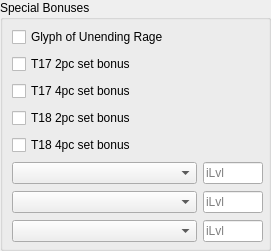
        <widget class="QGroupBox" name="groupBox_3">
         <property name="geometry">
          <rect>
           <x>10</x>
           <y>290</y>
           <width>271</width>
           <height>251</height>
          </rect>
         </property>
         <property name="title">
          <string>Special Bonuses</string>
         </property>
         <widget class="QWidget" name="layoutWidget">
          <property name="geometry">
           <rect>
            <x>12</x>
            <y>26</y>
            <width>251</width>
            <height>221</height>
           </rect>
          </property>
          <layout class="QVBoxLayout" name="verticalLayout_8">
           <item>
            <widget class="QCheckBox" name="checkGlyphOfUnendingRage">
             <property name="text">
              <string>Glyph of Unending Rage</string>
             </property>
            </widget>
           </item>
           <item>
            <widget class="QCheckBox" name="checkT172P">
             <property name="text">
              <string>T17 2pc set bonus</string>
             </property>
            </widget>
           </item>
           <item>
            <widget class="QCheckBox" name="checkT174P">
             <property name="text">
              <string>T17 4pc set bonus</string>
             </property>
            </widget>
           </item>
           <item>
            <widget class="QCheckBox" name="checkT182P">
             <property name="text">
              <string>T18 2pc set bonus</string>
             </property>
            </widget>
           </item>
           <item>
            <widget class="QCheckBox" name="checkT184P">
             <property name="text">
              <string>T18 4pc set bonus</string>
             </property>
            </widget>
           </item>
           <item>
            <layout class="QHBoxLayout" name="horizontalLayout_22">
             <item>
              <widget class="QComboBox" name="comboIncandescence">
               <property name="minimumSize">
                <size>
                 <width>161</width>
                 <height>0</height>
                </size>
               </property>
              </widget>
             </item>
             <item>
              <widget class="QLineEdit" name="txtLegendaryRing">
               <property name="minimumSize">
                <size>
                 <width>60</width>
                 <height>0</height>
                </size>
               </property>
               <property name="maximumSize">
                <size>
                 <width>60</width>
                 <height>16777215</height>
                </size>
               </property>
               <property name="placeholderText">
                <string>iLvl</string>
               </property>
              </widget>
             </item>
            </layout>
           </item>
           <item>
            <layout class="QHBoxLayout" name="horizontalLayout_21">
             <item>
              <widget class="QComboBox" name="comboTrinketSpecial1">
               <property name="minimumSize">
                <size>
                 <width>181</width>
                 <height>0</height>
                </size>
               </property>
              </widget>
             </item>
             <item>
              <widget class="QLineEdit" name="txtTrinketValue1">
               <property name="minimumSize">
                <size>
                 <width>60</width>
                 <height>0</height>
                </size>
               </property>
               <property name="maximumSize">
                <size>
                 <width>60</width>
                 <height>16777215</height>
                </size>
               </property>
               <property name="placeholderText">
                <string>iLvl</string>
               </property>
              </widget>
             </item>
            </layout>
           </item>
           <item>
            <layout class="QHBoxLayout" name="horizontalLayout_20">
             <item>
              <widget class="QComboBox" name="comboTrinketSpecial2">
               <property name="minimumSize">
                <size>
                 <width>181</width>
                 <height>0</height>
                </size>
               </property>
              </widget>
             </item>
             <item>
              <widget class="QLineEdit" name="txtTrinketValue2">
               <property name="minimumSize">
                <size>
                 <width>60</width>
                 <height>0</height>
                </size>
               </property>
               <property name="maximumSize">
                <size>
                 <width>60</width>
                 <height>16777215</height>
                </size>
               </property>
               <property name="placeholderText">
                <string>iLvl</string>
               </property>
              </widget>
             </item>
            </layout>
           </item>
          </layout>
         </widget>
        </widget>
